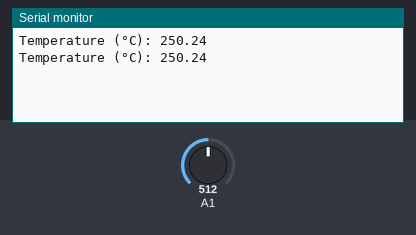
The sketch below on a simulated Arduino Uno, built with avr-gcc and run on an emulated ATmega328P. Parts: the last lines printed to the serial monitor. The test bench sets the inputs (shaded band); at power-on: A1 = 512.

Above: at 1.8 s.
1.9 s: A1 set to 716
At 2.4 s:
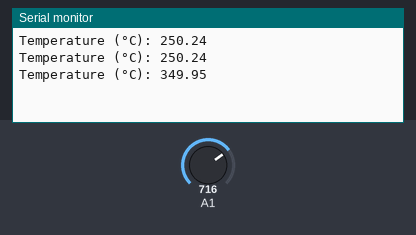
3.4 s: A1 set to 900
At 4.8 s:
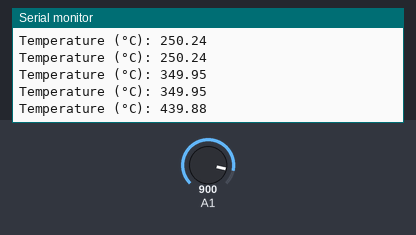
Timing chart, 0 to 6.4 s (numbered marks = the images above; inputs shaded):
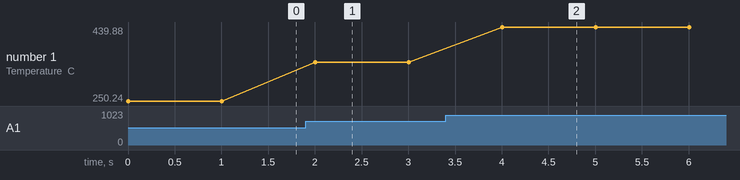

The sketch:

P6.ino
```cpp
/*
  Title: Read the temperature sensor and send the values to the serial monitor.
  Name:- Manav Uttekar
  Roll No:- 71
*/

void setup() {
  pinMode(A1, INPUT);
  Serial.begin(9600);
}

void loop() {
  int rawValue = analogRead(A1);                      // Read raw analog value
  float voltage = rawValue * (5.0 / 1023.0);          // Convert to voltage
  float temperatureC = voltage * 100;                 // Convert voltage to Celsius

  Serial.print("Temperature (°C): ");
  Serial.println(temperatureC);

  delay(1000); // Read every 1 second
}
```

Measured:
- after the input at 1.9 s, the serial monitor: prints a new line after 0.10 s (image 1)
- after the input at 3.4 s, the serial monitor: prints a new line after 0.60 s (image 2)
- plotted number 1: 250.24 → 349.95 after the input at 1.9 s, 349.95 → 439.88 after the input at 3.4 s
